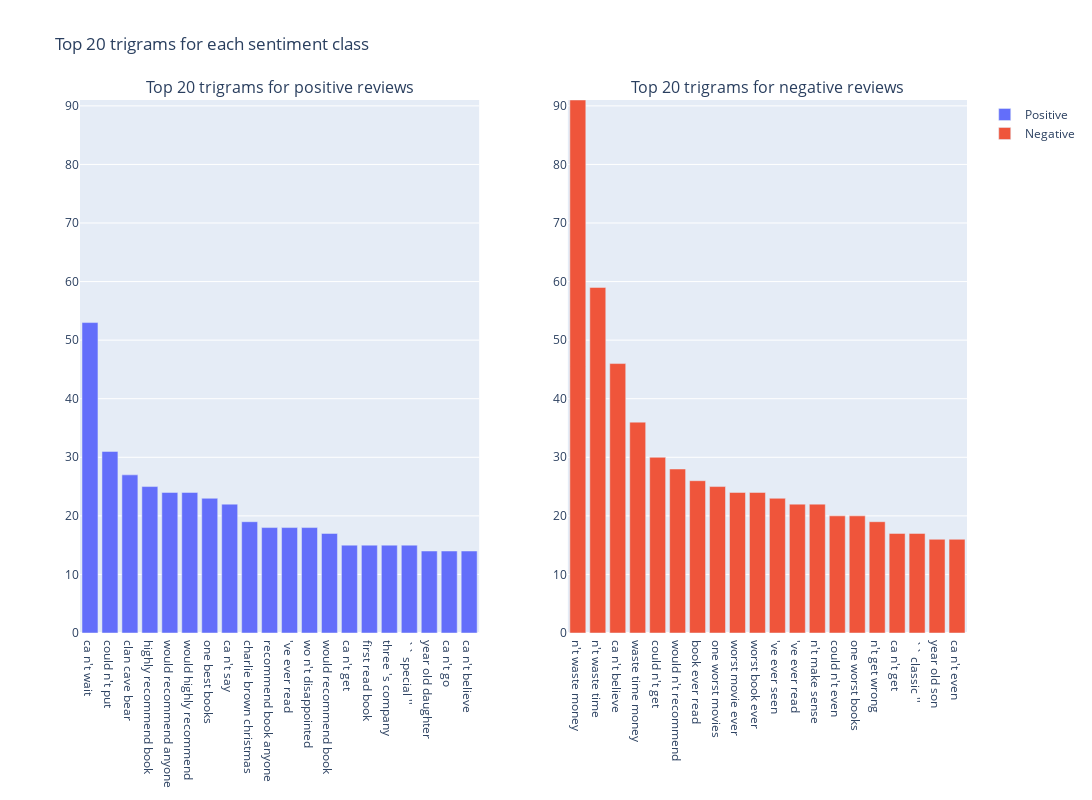

The notebook cell saved with this chart:
### Code cell
from plotly.subplots import make_subplots
# Create the Plotly subplots
fig = make_subplots(rows=1, cols=2, subplot_titles=('Top 20 trigrams for positive reviews', 'Top 20 trigrams for negative reviews'))

# Add the bar charts to the subplots
fig.add_trace(go.Bar(x=[f"{word1} {word2} {word3}" for (word1, word2, word3), count in top_positive_trigrams], y=[count for (word1, word2, word3), count in top_positive_trigrams], name='Positive'), row=1, col=1)
fig.add_trace(go.Bar(x=[f"{word1} {word2} {word3}" for (word1, word2, word3), count in top_negative_trigrams], y=[count for (word1, word2, word3), count in top_negative_trigrams], name='Negative'), row=1, col=2)

# Set the maximum y-axis value for both subplots
fig.update_yaxes(range=[0, max_count])

# Update the layout and display the chart
fig.update_layout(title='Top 20 trigrams for each sentiment class', height=800, width=1200)
fig.show()

### Figure 1 — Plotly figure (JSON) as saved in the notebook; plotly's stock layout.template omitted (floating-point values rounded to 4 significant figures)
{"data": [{"name": "Positive", "type": "bar", "x": ["ca n't wait", "could n't put", "clan cave bear", "highly recommend book", "would recommend anyone", "would highly recommend", "one best books", "ca n't say", "charlie brown christmas", "recommend book anyone", "'ve ever read", "wo n't disappointed", "would recommend book", "ca n't get", "first read book", "three 's company", "`` special ''", "year old daughter", "ca n't go", "ca n't believe"], "xaxis": "x", "y": [53, 31, 27, 25, 24, 24, 23, 22, 19, 18, 18, 18, 17, 15, 15, 15, 15, 14, 14, 14], "yaxis": "y"}, {"name": "Negative", "type": "bar", "x": ["n't waste money", "n't waste time", "ca n't believe", "waste time money", "could n't get", "would n't recommend", "book ever read", "one worst movies", "worst movie ever", "worst book ever", "'ve ever seen", "'ve ever read", "n't make sense", "could n't even", "one worst books", "n't get wrong", "ca n't get", "`` classic ''", "year old son", "ca n't even"], "xaxis": "x2", "y": [91, 59, 46, 36, 30, 28, 26, 25, 24, 24, 23, 22, 22, 20, 20, 19, 17, 17, 16, 16], "yaxis": "y2"}], "layout": {"annotations": [{"font": {"size": 16}, "showarrow": false, "text": "Top 20 trigrams for positive reviews", "x": 0.225, "xanchor": "center", "xref": "paper", "y": 1, "yanchor": "bottom", "yref": "paper"}, {"font": {"size": 16}, "showarrow": false, "text": "Top 20 trigrams for negative reviews", "x": 0.775, "xanchor": "center", "xref": "paper", "y": 1, "yanchor": "bottom", "yref": "paper"}], "height": 800, "title": {"text": "Top 20 trigrams for each sentiment class"}, "width": 1200, "xaxis": {"anchor": "y", "domain": [0, 0.45]}, "xaxis2": {"anchor": "y2", "domain": [0.55, 1]}, "yaxis": {"anchor": "x", "domain": [0, 1], "range": [0, 91]}, "yaxis2": {"anchor": "x2", "domain": [0, 1], "range": [0, 91]}}}
